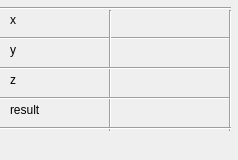
<?xml version="1.0" encoding="UTF-8"?>
<ui version="4.0">
 <class>DockWidget_telem1</class>
 <widget class="QDockWidget" name="DockWidget_telem1">
  <property name="windowModality">
   <enum>Qt::NonModal</enum>
  </property>
  <property name="geometry">
   <rect>
    <x>0</x>
    <y>0</y>
    <width>238</width>
    <height>160</height>
   </rect>
  </property>
  <property name="maximumSize">
   <size>
    <width>238</width>
    <height>160</height>
   </size>
  </property>
  <property name="windowTitle">
   <string/>
  </property>
  <widget class="QWidget" name="dockWidgetContents">
   <widget class="QLabel" name="label_x">
    <property name="geometry">
     <rect>
      <x>10</x>
      <y>10</y>
      <width>91</width>
      <height>20</height>
     </rect>
    </property>
    <property name="text">
     <string>x</string>
    </property>
   </widget>
   <widget class="QLabel" name="label_x_value">
    <property name="geometry">
     <rect>
      <x>120</x>
      <y>10</y>
      <width>101</width>
      <height>20</height>
     </rect>
    </property>
    <property name="text">
     <string/>
    </property>
   </widget>
   <widget class="Line" name="line">
    <property name="geometry">
     <rect>
      <x>0</x>
      <y>30</y>
      <width>231</width>
      <height>16</height>
     </rect>
    </property>
    <property name="orientation">
     <enum>Qt::Horizontal</enum>
    </property>
   </widget>
   <widget class="QLabel" name="label_y">
    <property name="geometry">
     <rect>
      <x>10</x>
      <y>40</y>
      <width>91</width>
      <height>20</height>
     </rect>
    </property>
    <property name="text">
     <string>y</string>
    </property>
   </widget>
   <widget class="QLabel" name="label_y_value">
    <property name="geometry">
     <rect>
      <x>120</x>
      <y>40</y>
      <width>101</width>
      <height>20</height>
     </rect>
    </property>
    <property name="text">
     <string/>
    </property>
   </widget>
   <widget class="Line" name="line_2">
    <property name="geometry">
     <rect>
      <x>100</x>
      <y>10</y>
      <width>20</width>
      <height>121</height>
     </rect>
    </property>
    <property name="orientation">
     <enum>Qt::Vertical</enum>
    </property>
   </widget>
   <widget class="Line" name="line_3">
    <property name="geometry">
     <rect>
      <x>0</x>
      <y>0</y>
      <width>231</width>
      <height>16</height>
     </rect>
    </property>
    <property name="orientation">
     <enum>Qt::Horizontal</enum>
    </property>
   </widget>
   <widget class="Line" name="line_4">
    <property name="geometry">
     <rect>
      <x>0</x>
      <y>60</y>
      <width>231</width>
      <height>16</height>
     </rect>
    </property>
    <property name="orientation">
     <enum>Qt::Horizontal</enum>
    </property>
   </widget>
   <widget class="Line" name="line_5">
    <property name="geometry">
     <rect>
      <x>0</x>
      <y>90</y>
      <width>231</width>
      <height>16</height>
     </rect>
    </property>
    <property name="orientation">
     <enum>Qt::Horizontal</enum>
    </property>
   </widget>
   <widget class="QLabel" name="label_z">
    <property name="geometry">
     <rect>
      <x>10</x>
      <y>70</y>
      <width>91</width>
      <height>20</height>
     </rect>
    </property>
    <property name="text">
     <string>z</string>
    </property>
   </widget>
   <widget class="Line" name="line_6">
    <property name="geometry">
     <rect>
      <x>220</x>
      <y>10</y>
      <width>20</width>
      <height>121</height>
     </rect>
    </property>
    <property name="orientation">
     <enum>Qt::Vertical</enum>
    </property>
   </widget>
   <widget class="QLabel" name="label_z_value">
    <property name="geometry">
     <rect>
      <x>120</x>
      <y>70</y>
      <width>101</width>
      <height>20</height>
     </rect>
    </property>
    <property name="text">
     <string/>
    </property>
   </widget>
   <widget class="QLabel" name="label_z_2">
    <property name="geometry">
     <rect>
      <x>10</x>
      <y>100</y>
      <width>91</width>
      <height>20</height>
     </rect>
    </property>
    <property name="text">
     <string>result</string>
    </property>
   </widget>
   <widget class="QLabel" name="label_result_value">
    <property name="geometry">
     <rect>
      <x>120</x>
      <y>100</y>
      <width>91</width>
      <height>20</height>
     </rect>
    </property>
    <property name="text">
     <string/>
    </property>
   </widget>
   <widget class="Line" name="line_7">
    <property name="geometry">
     <rect>
      <x>0</x>
      <y>120</y>
      <width>231</width>
      <height>16</height>
     </rect>
    </property>
    <property name="orientation">
     <enum>Qt::Horizontal</enum>
    </property>
   </widget>
  </widget>
 </widget>
 <resources/>
 <connections/>
</ui>
